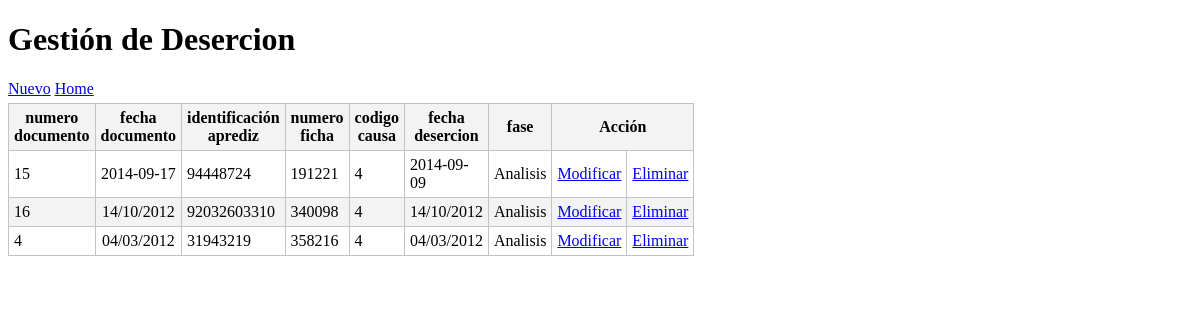
The page /desercion/index.php on the database its author committed.
### tables this page shows
CREATE TABLE IF NOT EXISTS `desercion` (
  `num_doc` varchar(20) NOT NULL,
  `fecha_doc` varchar(20) NOT NULL,
  `id_apre` varchar(20) NOT NULL,
  `num_ficha` varchar(20) NOT NULL,
  `cod_causa` varchar(20) NOT NULL,
  `fecha_desercion` varchar(10) NOT NULL,
  `fase` varchar(20) NOT NULL,
  PRIMARY KEY (`num_doc`),
  KEY `id_apre` (`id_apre`),
  KEY `num_ficha` (`num_ficha`)
);

### desercion/view/viewClass.php (called while the page is built, shortened)
<?php
class  viewCLass{
	static public function renderHTML($view, $args = NULL){
	include_once 'template/'.$view;
	}
}
?>

### librerias/dataBaseClass.php (called while the page is built, shortened)
<?php
class dataBaseClass {
  static private $host = 'localhost';
  static private $port = 3306,
          $dbname = 'bd_dersercion',
          $user = 'root',
          $password = '',
          $driver = 'mysql',
          $instance = NULL;
  static public function getInstance() {
    return self::$instance;
  }
  static private function connect() {
    try {
      $dsn = self::$driver
              . ':host='. self::$host
              . ';port=' . self::$port
              . ';dbname=' . self::$dbname;
      self::$instance = new PDO($dsn, self::$user, self::$password);
      return true;
    } catch (PDOException $e) {
      echo $e->getMessage();
    }
  }
}

### desercion/model/modelClass.php (called while the page is built, shortened)
<?php
class modelClass {
  static public function getAll() {
    try {
      $sql = 'SELECT desercion.num_doc, desercion.fecha_doc, desercion.id_apre, desercion.num_ficha, desercion.cod_causa, desercion.fecha_desercion, desercion.fase FROM desercion, causa_desercion, ficha, aprendiz WHERE desercion.id_apre=aprendiz.id_apre AND ficha.num_ficha=desercion.num_ficha AND causa_desercion.cod_causa=desercion.cod_causa';
      return dataBaseClass::getinstance()->query($sql)->fetchAll(PDO::FETCH_ASSOC);
    } catch (PDOException $e) {
      return $e;
    }
  }
}
?>

### desercion/view/template/index.php (the view, shortened to what this page needs)
<!DOCTYPE html>
<html lang="es">
  <head>
   <link rel="stylesheet" media="screen" href="css/main.css">
  </head>
  <body>
    <h1>Gestión de Desercion</h1>
    <div id="lnkNuevo">
      <a href="index.php?action=create">Nuevo</a>
      <td><a href="/mitaller" title="Regresar al inicio">Home</a></td>
    </div>
    <table id="tblContenido">
      <thead>
        <tr>
          <th>numero documento</th>
          <th>fecha documento</th>
          <th>identificación aprediz</th>
          <th>numero ficha</th>
          <th>codigo causa</th>
          <th>fecha desercion</th>
          <th>fase</th>
          <th colspan="2">Acción</th>
        </tr>
      </thead>
      <tbody>
        <?php foreach ($datos as $row): ?>
        <tr>
         <td><?php echo $row['num_doc']; ?></td>
         <td><?php echo $row['fecha_doc']; ?></td>
         <td><?php echo $row['id_apre']; ?></td>
         <td><?php echo $row['num_ficha']; ?></td>
         <td><?php echo $row['cod_causa']; ?></td>
         <td><?php echo $row['fecha_desercion']; ?></td>
         <td><?php echo $row['fase']; ?></td>
         <td><a href="index.php?action=update&amp;id=<?php echo $row['num_doc'] ?>">Modificar</a></td>
         <td><a  href="index.php?action=delete&amp;id=<?php echo $row['num_doc'] ?>">Eliminar</a></td>
       </tr>
        <?php endforeach ?>
      </tbody>
    </table>
  </body>
</html>

### desercion/css/main.css (style rules this page uses)
#lnkNuevo { margin-bottom: 5px; }
#tblContenido { border: solid #c3c3c3 1px; width: 400px; border-spacing: 0px; border-collapse: collapse; }
#tblContenido thead tr th { background-color: #f3f3f3 ; }
#tblContenido tbody tr td, #tblContenido thead tr th { margin: 0px; padding: 0px; border: solid #c3c3c3 1px; padding: 5px; }
#tblContenido tbody tr:nth-child(2n) { background-color: #f3f3f3; }
#tblContenido tbody tr td:last-child, #tblContenido tbody tr td:nth-child(2) { text-align: center; }

### rows shown on the page
desercion: num_doc "15", fecha_doc "2014-09-17", id_apre "94448724", num_ficha "191221", cod_causa "4", fecha_desercion "2014-09-09", fase "Analisis"
desercion: num_doc "16", fecha_doc "14/10/2012", id_apre "92032603310", num_ficha "340098", cod_causa "4", fecha_desercion "14/10/2012", fase "Analisis"
desercion: num_doc "4", fecha_doc "04/03/2012", id_apre "31943219", num_ficha "358216", cod_causa "4", fecha_desercion "04/03/2012", fase "Analisis"
